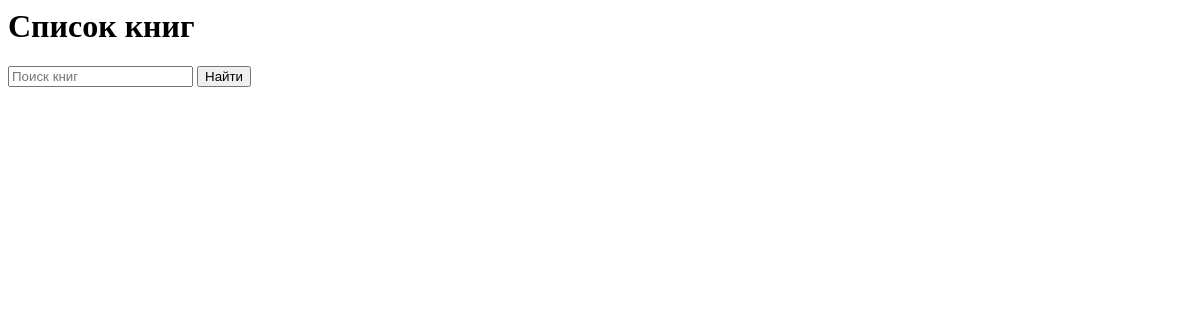
/books/, run on an earlier commit of the app's database.
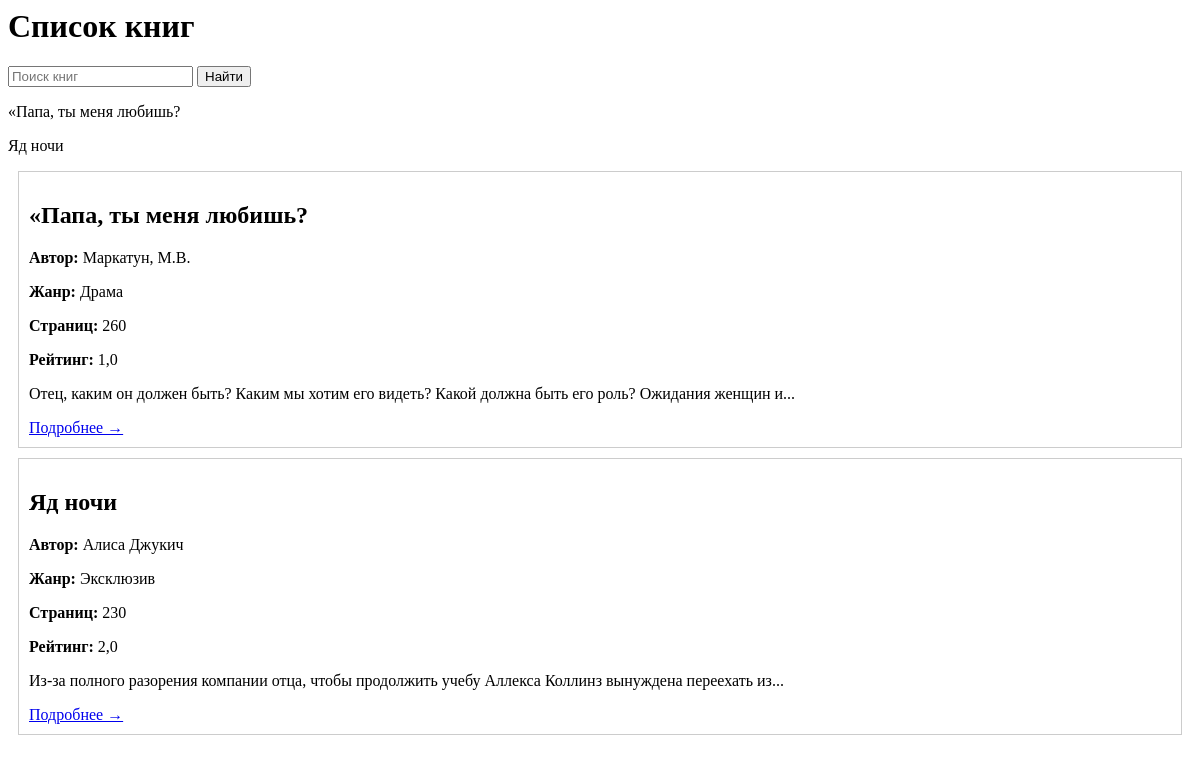
And on a later commit of the database.
### books/models.py (models this page shows, shortened)
class Books(models.Model):
    title = models.CharField(max_length=200)  # название
    author = models.CharField(max_length=100)  # автор
    genre = models.CharField(max_length=100)  # жанр
    pages = models.IntegerField()  # количество страниц
    description = models.TextField(default='', blank=True)  # короткое описание
    image = models.ImageField(upload_to='books/')  # фото книги
    rating = models.FloatField()  # рейтинг
    review = models.TextField(max_length=150, blank=True) # отзыв о книге
    created_at = models.DateTimeField(default= timezone.now)  # дата добавления

### books/views.py (the view)
# urls.py: path("", BooksListView.as_view(), name="books_list"),
class BooksListView(ListView):
    model = Books
    template_name = "books_list.html"
    context_object_name = "books"
    ordering = ["-id"]

### templates/books_list.html
<h1>Список книг</h1>
<form method="get">
    <input type="text" name="q" placeholder="Поиск книг">
    <button type="submit">Найти</button>
</form>
{% for book in books %}
    <p>{{ book.title }}</p>
{% endfor %}
{% for book in books %}
<div style="border:1px solid #ccc; margin:10px; padding:10px;">
    <h2>{{ book.title }}</h2>
    <p><b>Автор:</b> {{ book.author }}</p>
    <p><b>Жанр:</b> {{ book.genre }}</p>
    <p><b>Страниц:</b> {{ book.pages }}</p>
    <p><b>Рейтинг:</b> {{ book.rating }}</p>
    <p>
        {% if book.description|length > 100 %}
            {{ book.description|slice:":100" }}...
        {% else %}
            {{ book.description }}
        {% endif %}
    </p>
    <a href="{% url 'books_detail' book.id %}">Подробнее →</a>
</div>
{% endfor %}

What changed in the data, as far as the page shows it:
added Books: title "«Папа, ты меня любишь?", author "Маркатун, М.В.", genre "Драма", pages "260", rating "1,0", description "Отец, каким он должен быть? Каким мы хотим его видеть? Какой должна быть его роль? Ожидания женщин и"
added Books: title "Яд ночи", author "Алиса Джукич", genre "Эксклюзив", pages "230", rating "2,0", description "Из-за полного разорения компании отца, чтобы продолжить учебу Аллекса Коллинз вынуждена переехать из"
